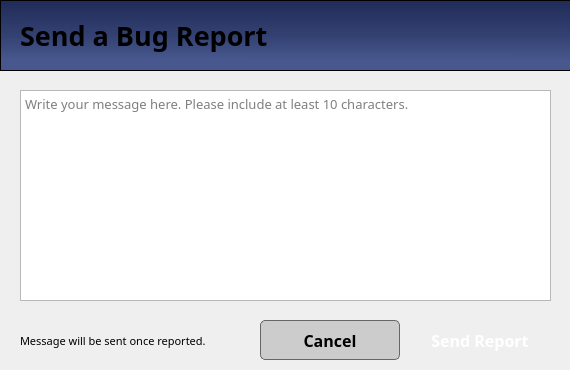
<?xml version="1.0" encoding="UTF-8"?>
<ui version="4.0">
 <class>Dialog</class>
 <widget class="QDialog" name="Dialog">
  <property name="geometry">
   <rect>
    <x>0</x>
    <y>0</y>
    <width>570</width>
    <height>370</height>
   </rect>
  </property>
  <property name="windowTitle">
   <string>Report Bug</string>
  </property>
  <property name="windowIcon">
   <iconset>
    <normaloff>../Icons/logo.svg</normaloff>../Icons/logo.svg</iconset>
  </property>
  <widget class="QPushButton" name="btnSendReport">
   <property name="geometry">
    <rect>
     <x>410</x>
     <y>320</y>
     <width>140</width>
     <height>40</height>
    </rect>
   </property>
   <property name="font">
    <font>
     <family>Poppins</family>
     <pointsize>12</pointsize>
     <weight>75</weight>
     <bold>true</bold>
    </font>
   </property>
   <property name="cursor">
    <cursorShape>PointingHandCursor</cursorShape>
   </property>
   <property name="styleSheet">
    <string notr="true">	background-color: &quot;#344273&quot;;
	color: white;
border-radius: 5px;</string>
   </property>
   <property name="text">
    <string>Send Report</string>
   </property>
   <property name="icon">
    <iconset>
     <normaloff>../../MainFrame/Resources/Icons/update.svg</normaloff>../../MainFrame/Resources/Icons/update.svg</iconset>
   </property>
   <property name="iconSize">
    <size>
     <width>24</width>
     <height>24</height>
    </size>
   </property>
  </widget>
  <widget class="QLabel" name="label">
   <property name="geometry">
    <rect>
     <x>20</x>
     <y>320</y>
     <width>241</width>
     <height>41</height>
    </rect>
   </property>
   <property name="font">
    <font>
     <family>Poppins</family>
     <pointsize>8</pointsize>
     <weight>50</weight>
     <bold>false</bold>
    </font>
   </property>
   <property name="text">
    <string>Message will be sent once reported.</string>
   </property>
   <property name="alignment">
    <set>Qt::AlignJustify|Qt::AlignVCenter</set>
   </property>
   <property name="wordWrap">
    <bool>true</bool>
   </property>
  </widget>
  <widget class="QFrame" name="sideBar">
   <property name="geometry">
    <rect>
     <x>0</x>
     <y>0</y>
     <width>591</width>
     <height>71</height>
    </rect>
   </property>
   <property name="styleSheet">
    <string notr="true">#sideBar{
	background-color: qlineargradient(spread:pad, x1:0.508, y1:0.0340909, x2:0.503051, y2:1, stop:0 rgba(33, 44, 89, 255), stop:0.497175 rgba(52, 66, 115, 255), stop:0.847458 rgba(72, 87, 142, 255))
}</string>
   </property>
   <property name="frameShape">
    <enum>QFrame::StyledPanel</enum>
   </property>
   <property name="frameShadow">
    <enum>QFrame::Raised</enum>
   </property>
   <widget class="QLabel" name="BugReportLabel">
    <property name="geometry">
     <rect>
      <x>20</x>
      <y>10</y>
      <width>401</width>
      <height>51</height>
     </rect>
    </property>
    <property name="font">
     <font>
      <family>Poppins</family>
      <pointsize>20</pointsize>
      <weight>75</weight>
      <bold>true</bold>
     </font>
    </property>
    <property name="styleSheet">
     <string notr="true">color:&quot;#DCE5FE&quot;;
background-color: transparent;
</string>
    </property>
    <property name="text">
     <string>Send a Bug Report</string>
    </property>
    <property name="alignment">
     <set>Qt::AlignLeading|Qt::AlignLeft|Qt::AlignVCenter</set>
    </property>
   </widget>
  </widget>
  <widget class="QPushButton" name="btnCancel">
   <property name="geometry">
    <rect>
     <x>260</x>
     <y>320</y>
     <width>140</width>
     <height>40</height>
    </rect>
   </property>
   <property name="font">
    <font>
     <family>Poppins</family>
     <pointsize>12</pointsize>
     <weight>75</weight>
     <bold>true</bold>
    </font>
   </property>
   <property name="cursor">
    <cursorShape>PointingHandCursor</cursorShape>
   </property>
   <property name="styleSheet">
    <string notr="true">background-color: #cccccc;
color: black;
border: 1px solid #666666;
border-radius: 5px;</string>
   </property>
   <property name="text">
    <string>Cancel</string>
   </property>
   <property name="icon">
    <iconset>
     <normaloff>../../MainFrame/Resources/Icons/update.svg</normaloff>../../MainFrame/Resources/Icons/update.svg</iconset>
   </property>
   <property name="iconSize">
    <size>
     <width>24</width>
     <height>24</height>
    </size>
   </property>
  </widget>
  <widget class="QPlainTextEdit" name="bugReportInputTxt">
   <property name="geometry">
    <rect>
     <x>20</x>
     <y>90</y>
     <width>531</width>
     <height>211</height>
    </rect>
   </property>
   <property name="font">
    <font>
     <family>Poppins</family>
     <pointsize>10</pointsize>
    </font>
   </property>
   <property name="undoRedoEnabled">
    <bool>true</bool>
   </property>
   <property name="placeholderText">
    <string>Write your message here. Please include at least 10 characters.</string>
   </property>
  </widget>
  <widget class="QLabel" name="label_2">
   <property name="geometry">
    <rect>
     <x>510</x>
     <y>260</y>
     <width>31</width>
     <height>31</height>
    </rect>
   </property>
   <property name="text">
    <string/>
   </property>
   <property name="pixmap">
    <pixmap>../Icons/attachment.svg</pixmap>
   </property>
   <property name="scaledContents">
    <bool>true</bool>
   </property>
  </widget>
 </widget>
 <resources/>
 <connections/>
</ui>
